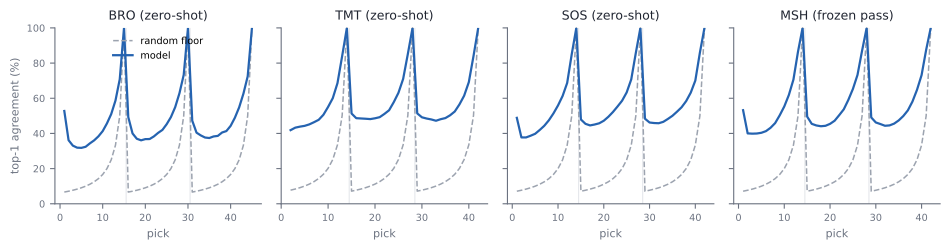

Here is the Python script that generated this plot:
#!/usr/bin/env python3
"""Top-1 agreement through the draft, per pick position, against the
per-cell random floor: dev trio (F-dev, zero-shot) and MSH (F-full, the
frozen pass). Reads paper/data/pick_breakdowns.json (emitted by
scripts/eval_pick_breakdowns.py from cached predictions) and writes
pick_curves.pdf next to this script.

Headless by construction (Agg backend). No hand-typed numbers.

Usage: python3 paper/figures/pick_curves.py
"""

import json
from pathlib import Path

import matplotlib

matplotlib.use("Agg")
import matplotlib.pyplot as plt  # noqa: E402

HERE = Path(__file__).resolve().parent
DATA = HERE.parent / "data" / "pick_breakdowns.json"

SERIES = "#2563b0"
FLOOR = "#9ca3af"
INK = "#1f2430"
MUTED = "#6b7280"

PANELS = [
    ("BRO", "BRO (zero-shot)"),
    ("TMT", "TMT (zero-shot)"),
    ("SOS", "SOS (zero-shot)"),
    ("MSH.deployment", "MSH (frozen pass)"),
]


def main():
    data = json.loads(DATA.read_text())
    fig, axes = plt.subplots(1, 4, figsize=(9.6, 2.6), dpi=200,
                             sharey=True)
    for ax, (key, title) in zip(axes, PANELS):
        curve = data["sets"][key]["per_pick_curve"]
        picks_per_pack = max(r["pick_number"] for r in curve) + 1
        xs = [r["pack_number"] * picks_per_pack + r["pick_number"] + 1
              for r in curve]
        order = sorted(range(len(xs)), key=lambda i: xs[i])
        xs = [xs[i] for i in order]
        top1 = [100 * curve[i]["top1"] for i in order]
        floor = [100 * curve[i]["random_floor"] for i in order]

        for boundary in (picks_per_pack, 2 * picks_per_pack):
            ax.axvline(boundary + 0.5, color="#e5e7eb", lw=0.8, zorder=0)
        ax.plot(xs, floor, color=FLOOR, lw=1.1, ls="--", label="random floor")
        ax.plot(xs, top1, color=SERIES, lw=1.6, label="model")
        ax.set_title(title, fontsize=9, color=INK)
        ax.set_xlabel("pick", fontsize=8, color=MUTED)
        ax.tick_params(labelsize=7, colors=MUTED)
        for spine in ("top", "right"):
            ax.spines[spine].set_visible(False)
        for spine in ("left", "bottom"):
            ax.spines[spine].set_color(MUTED)

    axes[0].set_ylabel("top-1 agreement (%)", fontsize=8, color=MUTED)
    axes[0].set_ylim(0, 100)
    axes[0].legend(fontsize=7, frameon=False, loc="upper center")
    fig.tight_layout()
    out = HERE / "pick_curves.pdf"
    fig.savefig(out, bbox_inches="tight",
                metadata={"CreationDate": None, "ModDate": None})
    print(f"wrote {out}")


if __name__ == "__main__":
    main()
